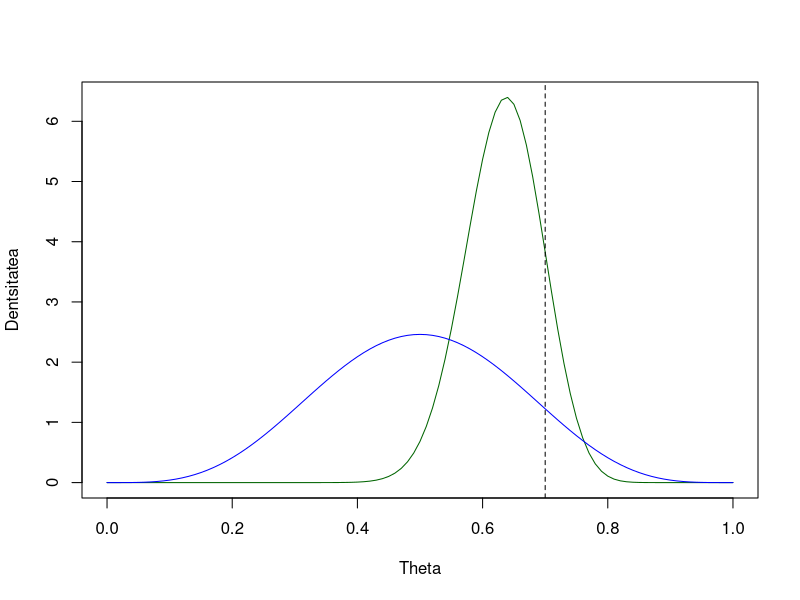
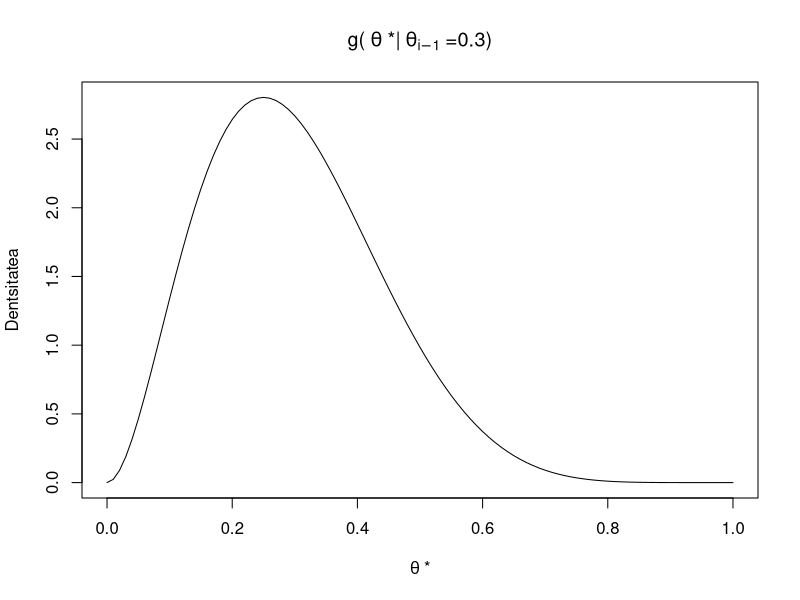
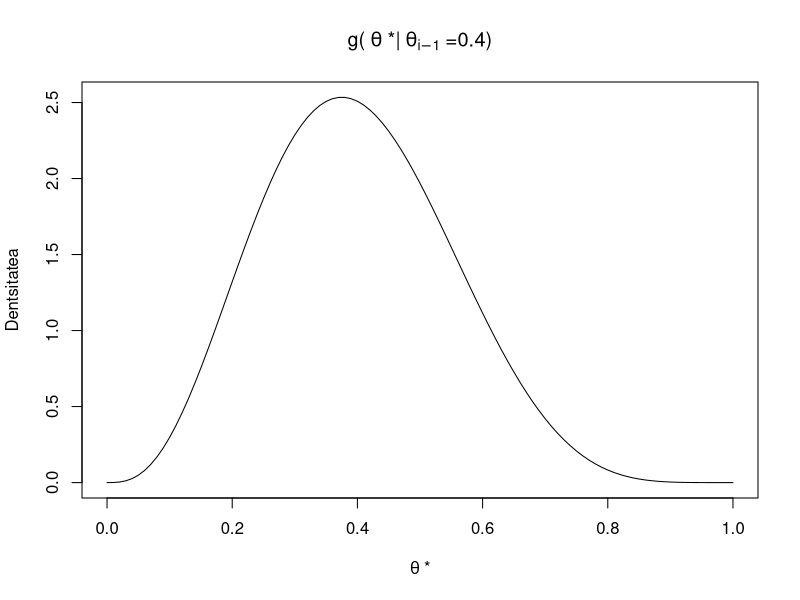
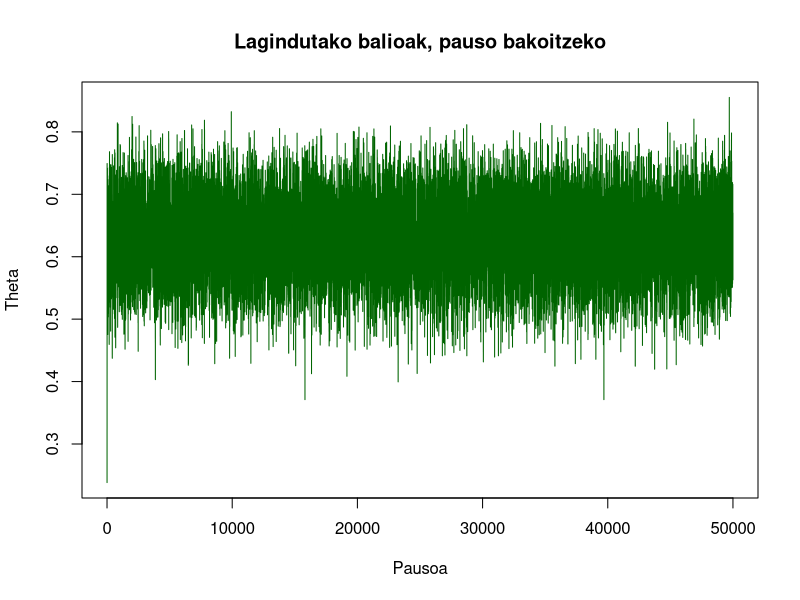
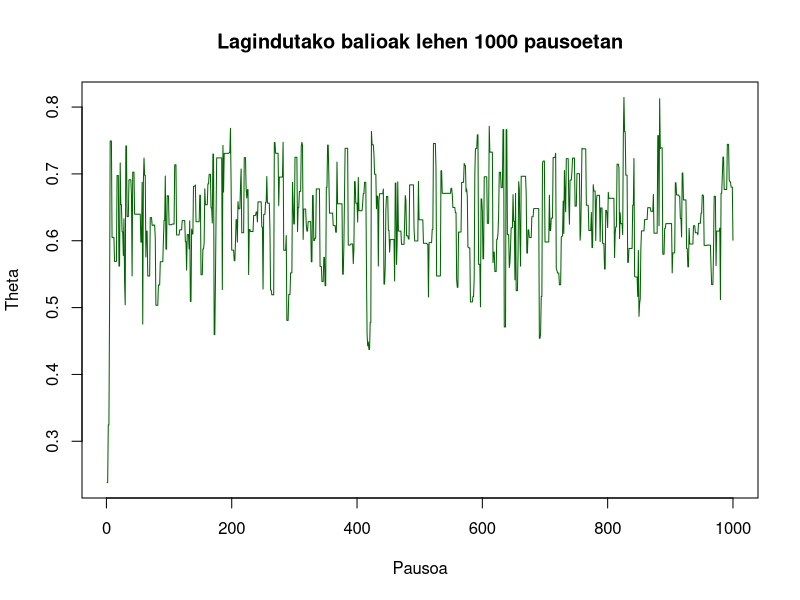
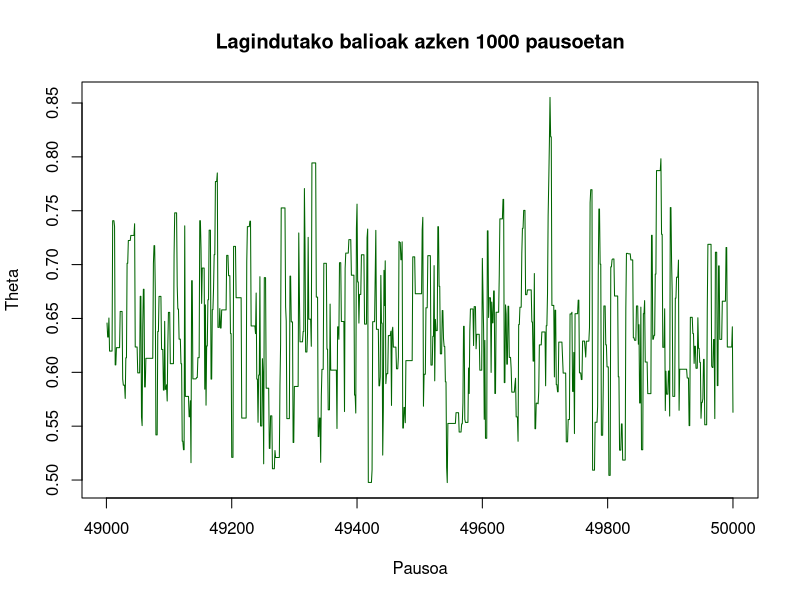
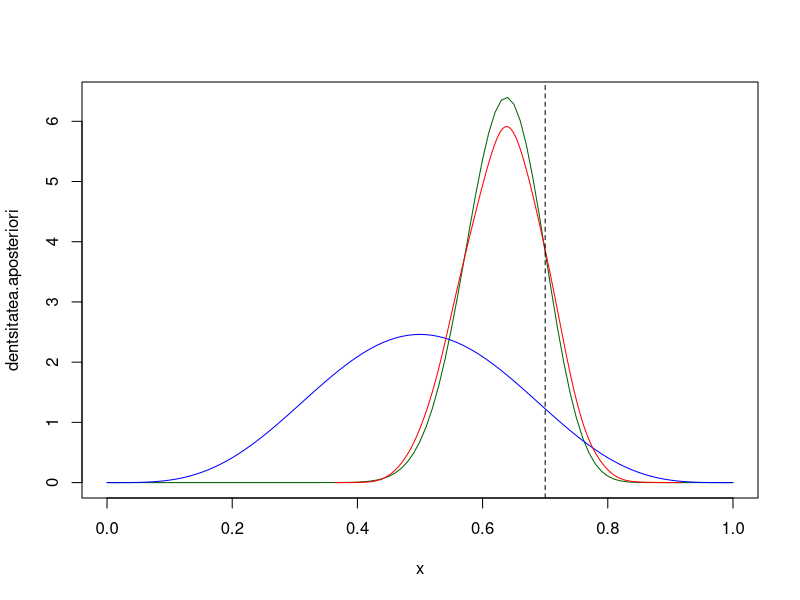
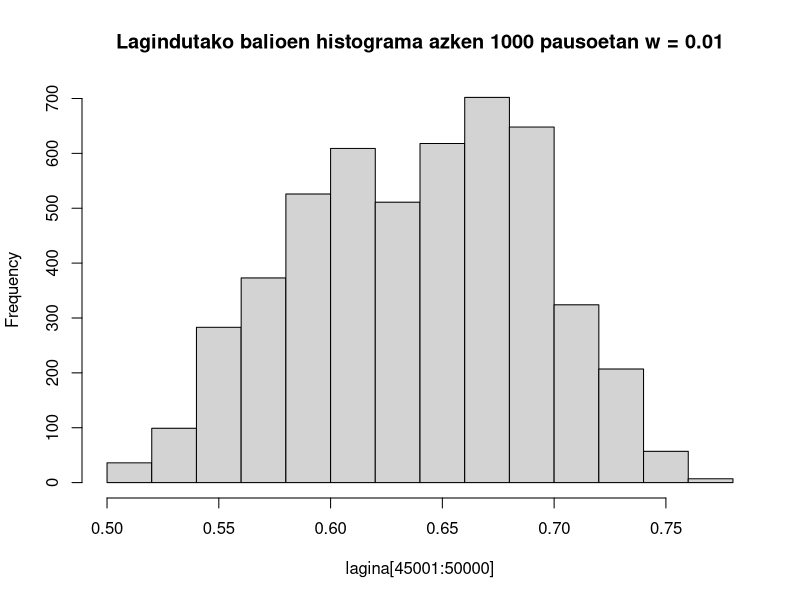

R code for these plots, in order:
## ---- chunk 1
set.seed(666)
## ---- chunk 2
probabilitate.erreala <- 0.7
bernouilli.laginketa.tamaina <- 50
bernouilli.lagina <- runif(bernouilli.laginketa.tamaina) < probabilitate.erreala
bernouilli.lagina
## ---- chunk 3
binomial.true  <- sum(bernouilli.lagina)
binomial.false <- sum(!bernouilli.lagina)
binomial.true
binomial.false
## ---- chunk 4
alfa.apriori <- 5
beta.apriori <- 5

alfa.aposteriori <- alfa.apriori + binomial.true
beta.aposteriori <- beta.apriori + binomial.false

x <- seq(0,1,0.01)
dentsitatea.apriori     <- dbeta(x, alfa.apriori,     beta.apriori)
dentsitatea.aposteriori <- dbeta(x, alfa.aposteriori, beta.aposteriori)

plot(x, dentsitatea.aposteriori, type="l", col="darkgreen", xlab="Theta", ylab="Dentsitatea")
lines(x, dentsitatea.apriori, col="blue")
abline(v=probabilitate.erreala, lty=2)
## ---- chunk 5
theta <- 0.3
x <- seq(0,1, by=0.01)
plot(x,dbeta(x, 10*theta, 10*(1-theta)), type="l", 
     main=expression("g("~theta~"*|"~theta[i-1]~"=0.3)"),
     xlab=expression(theta~"*"), ylab="Dentsitatea")
## ---- chunk 6
theta <- 0.4
x <- seq(0,1, by=0.01)
plot(x,dbeta(x, 10*theta, 10*(1-theta)), type="l", 
     main=expression("g("~theta~"*|"~theta[i-1]~"=0.4)"),
     xlab=expression(theta~"*"), ylab="Dentsitatea")
## ---- chunk 7
mcmc.lagin.kopurua <- 50000

#Lehenengo balioa a priori banaketatik ausaz
aposteriori.lagina <- rbeta(1, alfa.apriori, beta.apriori)

for (i in 1:mcmc.lagin.kopurua) {
  #theta^* balioa proposatu g banaketa erabiliz (ohartu aurreko balioaren baldintzapean dagoela!)
  balio.posible <- rbeta(1, 10*aposteriori.lagina[i], 10*(1-aposteriori.lagina[i])) 
  
  #f(theta_{i-1})
  azkenaren.aposteriori <- (aposteriori.lagina[i]^binomial.true * 
                           (1-aposteriori.lagina[i])^binomial.false)*
                           dbeta(aposteriori.lagina[i], alfa.apriori, beta.apriori)
  #f(theta^*)
  berriaren.aposteriori  <- (balio.posible^binomial.true * 
                            (1-balio.posible)^binomial.false) * 
                            dbeta(balio.posible, alfa.apriori, beta.apriori)
  #rho ratioa
  ratio <- (berriaren.aposteriori *
            dbeta(aposteriori.lagina[i], 10*balio.posible, 10*(1-balio.posible))
            )/(azkenaren.aposteriori * 
               dbeta(balio.posible, 10*aposteriori.lagina[i], 10*(1-aposteriori.lagina[i])))
  
  #Onartu theta^* edo ez probabilistikoki
  if (ratio > runif(1)) { 
    balioa.gehitzeko <- balio.posible
  } else {
    balioa.gehitzeko <- aposteriori.lagina[i]
  }
  #Gehitu erabakitako balioa katera
  aposteriori.lagina <- c(aposteriori.lagina, balioa.gehitzeko)
}
## ---- chunk 8
#Irudikatu kateak egindako ibilibidea
plot(aposteriori.lagina, type="l", col="darkgreen", xlab="Pausoa", ylab="Theta",
     main="Lagindutako balioak, pauso bakoitzeko")
plot(aposteriori.lagina[1:1000], type="l", col="darkgreen", xlab="Pausoa", ylab="Theta",
     main="Lagindutako balioak lehen 1000 pausoetan")
plot(49001:50000, aposteriori.lagina[49001:50000], type="l", col="darkgreen", 
     xlab="Pausoa", ylab="Theta", main="Lagindutako balioak azken 1000 pausoetan")
## ---- chunk 9
#Hartu lagindutako katetik azken 5000 balioak eta estimatu dentsitate funtzioa
dens <- density(tail(aposteriori.lagina, 5000), adjust=2)

#Irudikatu banaketa egonkorra (lagindu nahi dugun banaketa)
plot(x, dentsitatea.aposteriori, type="l", col="darkgreen")
lines(x, dentsitatea.apriori, col="blue")
lines(dens, col="red")
abline(v=probabilitate.erreala, lty=2)
## ---- chunk 10
EX.analitiko <- alfa.aposteriori/(alfa.aposteriori + beta.aposteriori)
EX.analitiko
## ---- chunk 11
EX.mcmc <- mean(aposteriori.lagina[5000:50000])
EX.mcmc
## ---- chunk 12
TB.analitiko <- qbeta(c(0.025, 0.975), alfa.aposteriori, beta.aposteriori)
names(TB.analitiko) <- paste("%", c(2.5, 97.5), sep = "")
TB.analitiko
## ---- chunk 13
TB.mcmc <- quantile(aposteriori.lagina[5000:50000], c(0.025, 0.975))
names(TB.mcmc) <- paste("%", c(2.5, 97.5), sep = "")
TB.mcmc
## ---- chunk 14
mcmc <- function(lagin.kopurua, # Zenbat lagin sortu
                 df, # Lagindu nahi den dentsitate funtzioaren proportzionala
                 dg, # g-ren dentsitate funtzioa
                 rg, # g lagintzeko funtzioa
                 x1 # lehenengo balioa
                 ){
  lagina <- x1
  
  for (i in 1:lagin.kopurua) {
    balio.posible <- rg(lagina[i])
    
    ratio.zati <- df(lagina[i])*dg(balio.posible, lagina[i])
    if (ratio.zati != 0){
      ratio <- df(balio.posible)*dg(lagina[i], balio.posible)/ratio.zati
    } else {
      ratio <- 1
    }
      
    
    if (ratio > runif(1)){
      balioa.gehitzeko <- balio.posible
    } else {
      balioa.gehitzeko <- lagina[i]
    }
    
    lagina <- c(lagina, balioa.gehitzeko)
  }
  
  return (lagina)
}
## ---- chunk 15

df <- function(x) {
  (x^binomial.true * (1-x) ^ binomial.false) *
    dbeta(x, alfa.apriori, beta.apriori)
}

for (w in c(0.0001, 0.1, 1, 100, 1000)){
  w <- 0.01
  
  dg <- function(x0, xp) {
    1/(2*w)
  }
  
  rg <- function(x){
    runif(1, x-w, x+w)
  }
  
  lagina <- mcmc(50000, df, dg, rg, rbeta(1, alfa.apriori, beta.apriori))
  
  # Irudikatu
  hist(lagina[45001:50000], main=paste("Lagindutako balioen histograma azken 1000 pausoetan w =", w))
  plot(49001:50000, lagina[49001:50000], type="l", col="darkgreen", 
       xlab="Pausoa", ylab="Theta", main=paste("Lagindutako balioak azken 1000 pausoetan w =", w))
}
## ---- chunk 16
lagina <- c(2, 3, 1, 3, 3,  3, 3, 4, 5, 7, 8, 9, 2, 1, 6, 4, 8, 6, 5, 5, 
            8, 5, 6, 4, 10, 7, 3, 2, 7, 4, 3, 7, 8, 2, 9, 4, 5, 2, 4, 2, 
            2, 7, 5, 5,  4, 2, 3, 5, 5, 6)
